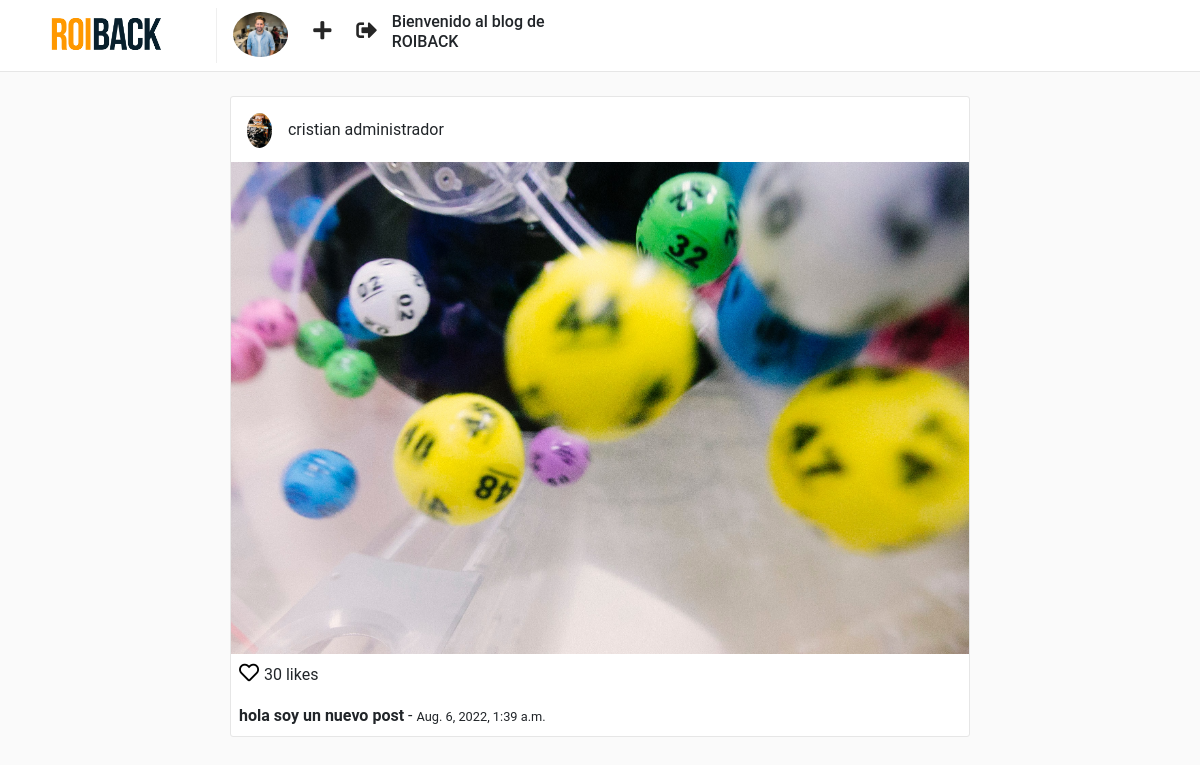
Screenshot of /posts/1/ (signed in) with the database file from the repository.
### users/models.py (models this page shows, shortened)
class Profile(models.Model):
    user = models.OneToOneField(User, on_delete=models.CASCADE)
    website = models.URLField(max_length=200, blank=True)
    biography = models.TextField(blank=True)
    phone_number = models.CharField(max_length=20, blank=True)
    picture = models.ImageField(
        upload_to='users/pictures',
        blank=True,
        null=True
    )
    created = models.DateTimeField(auto_now_add=True)
    modified = models.DateTimeField(auto_now=True)

### posts/models.py (models this page shows, shortened)
class Post(models.Model):
    user = models.ForeignKey(User, on_delete=models.CASCADE)
    profile = models.ForeignKey('users.Profile', on_delete=models.CASCADE)
    title = models.CharField(max_length=255)
    photo = models.ImageField(upload_to='posts/photos')
    like = models.CharField(max_length=255, blank='true')
    description = models.CharField(max_length=255, blank='true')
    created = models.DateTimeField(auto_now_add=True)
    modified = models.DateTimeField(auto_now=True)

### posts/views.py (the view)
class PostDetailView(LoginRequiredMixin, DetailView):
    template_name = 'posts/detail.html'
    queryset = Post.objects.all()
    context_object_name = 'post'

### templates/posts/detail.html (shortened to what this page needs)
{% extends "base.html" %}
{% block container %}
    <div class="container">
        <div class="row">
            {% include "posts/post_card.html" %}
        </div>
    </div>
{% endblock %}

### templates/nav.html
{% load static %}
<nav class="navbar navbar-expand-lg fixed-top" id="main-navbar">
    <div class="container">
        <a class="navbar-brand pr-5" style="border-right: 1px solid #efefef;" href="{% url "posts:feed" %}">
            <img src="{% static "img/roiback.png" %}" height="45" class="d-inline-block align-top"/>
        </a>
        <div class="collapse navbar-collapse">
            <ul class="navbar-nav mr-auto col-lg-6 col-xl-6 col-md-6 col-sm-12">
                <li class="nav-item">
                    <a href="{% url "users:detail" request.user.username %}">
                    {% if request.user.profile.picture %}
                        <img src="{{ request.user.profile.picture.url }}" height="45" class="d-inline-block align-top rounded-circle"/>
                    {% else%}
                        <img src="{% static 'img/default-profile.png' %}" height="45" class="d-inline-block align-top rounded-circle"/>
                    {% endif %}
                    </a>
                </li>
                <li class="nav-item nav-icon">
                    <a href="{% url "posts:create" %}">
                        <i class="fas fa-plus"></i>
                    </a>
                </li>
                <li class="nav-item nav-icon">
                    <a href="{% url "users:logout" %}">
                        <i class="fas fa-sign-out-alt"></i>
                    </a>
                </li>
                <h6 class="col-lg-6 col-xl-6 col-md-6 col-sm-12"> Bienvenido al blog de ROIBACK </h6>
            </ul>
        </div>
    </div>
</nav>

### templates/posts/post_card.html
<div class="col-sm-12 col-md-8 offset-md-2 mt-5 p-0 post-container">
    <div class="media pt-3 pl-3 pb-1">
    <a href="{% url "users:detail" post.user.username %}">
    <img class="mr-3 rounded-circle" height="35" src="{{ post.profile.picture.url }}" alt="{{ post.user.get_full_name }}">
    </a>
    <div class="media-body">
    <p style="margin-top: 5px;">{{ post.user.get_full_name }}</p>
    </div>
    </div>
    <img style="width: 100%;" src="{{ post.photo.url }}" alt="{{ post.title }}">
    <p class="mt-1 ml-2" >
    <a href="" style="color: #000; font-size: 20px;">
    <i class="far fa-heart"></i>
    </a> 30 likes
    </p>
    <p class="ml-2 mt-0 mb-2">
    <b>{{ post.title }}</b> - <small>{{ post.created }}</small>
    </p>
    </div>

### static/css/main.css (style rules this page uses)
html, body { background: #fafafa; height: 100%; width: 100%; font-family: 'Roboto', sans-serif; }
#main-navbar { background: #fff; border-bottom: 1px solid rgba(0,0,0,.0975); }
.post-container { background: #fff; border: 1px solid #e6e6e6; border-radius: 3px; }
.nav-icon a { color: #262626; font-size: 1.3em; display: block; margin-top: .2em; margin-left: 1.2em; font-weight: 100; }

### rows the page displays
Post: profile.picture (picture), user.get_full_name "cristian administrador", photo (picture), title "hola soy un nuevo post", created "Aug. 6, 2022, 1:39 a.m."
